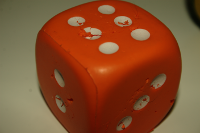
#> input picture exercise_05/images/dice.png, 200 x 133 px
$ jupyter execute --allow-errors Denoising.ipynb   (shell and % lines are left out)
#> lines starting #> are read from the running program, lines starting #| are printed output that depends on the picture; long printed decimals are rounded
### exercise_05/noise.py
"""Utility functions to add image noise."""

import numpy as np


def add_gaussian_noise(image: np.ndarray,
                       mean: float = 0,
                       sigma: float = 0.1,
                       color: bool = True) -> np.ndarray:
    """Add gaussian noise to an image.

    Args:
        image:
            Input (clean) image.
            This is expected to be a floating point image with ranges between 0 and 1.
        mean:
            Mean of gaussian distribution.
        sigma:
            standard deviation of gaussian distribution.
        color:
            Output different noise in all channels.
            If false only greyscale noise is added.

    Returns:
        Noisy image as np array.
    """
    if color:
        target_shape = image.shape
    else:
        target_shape = tuple(list(image.shape[:-1]) + [1])
    noise = np.random.normal(mean, sigma, target_shape).astype(image.dtype)

    return np.clip(image + noise, 0, 1)

### exercise_05/Denoising.ipynb
# Exercise 05 - Denoising (25 + 45 = 70 (+ 10))
In the lecture you have learned that noise is inevitable in digital imaging. In the last exercise sheet you
were asked to reduce noise in an image by averaging multiple shots of the same scene. However, averaging
multiple images of moving objects/dynamic scenes under dim lighting conditions (think of a live concert,
for example) is a delicate task. Also increasing the exposure time to gather more light is often not an option
due to motion blur. As a result, there is only a very faint signal forming the image on the sensor.
Using typical CCD or CMOS sensors, this signal can not be amplified without also amplifying noise.
Hence, denoising is an important image processing task.

There is a big variety of algorithms that reduce noise from images in a post processing step. In this
exercise you will first implement a measure to determine the Signal-to-Noise Ratio (SNR) in an image, given
the noise-free ground truth image. You will also implement a very easy, yet effective filter to remove noise
from an image, namely the so-called _Bilateral Filter_.
A more powerful approach is the _Non-Local Means Filter_. In the second part of the exercise you will be guided through a simple implementation of this filter.

## Examples
Run the following cells to see a visualization of a ground truth and noisy image pair.
The noisy image is generated by adding gaussian noise. Feel free to try any other of the ground truth images for testing later.

[cell 1]
import imageio.v2 as imageio
import matplotlib.pyplot as plt
import numpy as np
import os
from tqdm.notebook import tqdm

from noise import add_gaussian_noise

[cell 2]
# Load the ground truth image.
ground_truth_image = imageio.imread(os.path.join("images", "dice.png"))
#> ground_truth_image is the input picture: shape (133, 200, 3); mean R, G, B 133, 76.7, 44.5
# [5 lines of commented-out code are left out]

ground_truth_image = ground_truth_image.astype(np.float32) / 255.0

# Add noise to the image.
noisy_image = add_gaussian_noise(
    ground_truth_image, mean=0, sigma=0.05, color=True
)
#> in add_gaussian_noise, `return np.clip(image + noise, 0, 1)`:
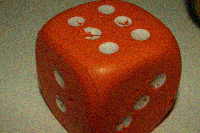
#> returned value: shape (133, 200, 3) float32; mean of channels 0, 1, 2 0.521, 0.301, 0.181; drawn as R, G, B


fig, axs = plt.subplots(1, 2, figsize=[8, 4])
axs[0].imshow((ground_truth_image * 255).astype(np.uint8))
axs[0].set_title("(a) Ground truth (noiseless) image", y=-0.2)
axs[1].imshow((noisy_image * 255).astype(np.uint8))
axs[1].set_title("(b) Noisy image", y=-0.2)

for j in range(2):
    axs[j].set_axis_off()
fig.set
fig.show()
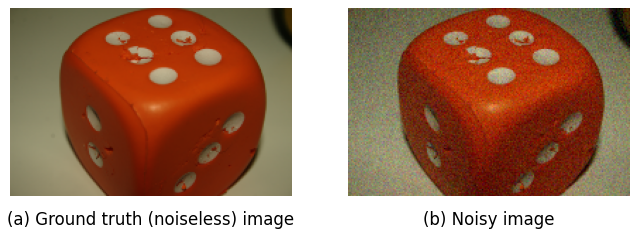
#> figure drawn by matplotlib, 2 panels

## 1. Simple Image Denoising
### a) (2)
As you heard in the lecture we can measure the noise in a signal using Mean Squared Error (MSE) and Peak Signal-to-Noise Ratio (PSNR) which is based on the MSE.
Compute both using the scikit implementation on the already loaded __ground_truth_image__ and __noisy_image__. (HINT: Scikit-image comes installed with your pipenv environment.)

[cell 3]
# Todo import and call functions from scikit-image.
# Found at https://scikit-image.org/docs/stable/api/skimage.metrics.html#module-skimage.metrics
import skimage

mse_noisy_scikit = skimage.metrics.mean_squared_error(ground_truth_image, noisy_image)
#> mse_noisy_scikit = 0.0023
psnr_noisy_scikit = skimage.metrics.peak_signal_noise_ratio(ground_truth_image, noisy_image)
#> psnr_noisy_scikit = 26.39
print("MSE scikit-image implementation: {}".format(mse_noisy_scikit))
#| MSE scikit-image implementation: 0.002296
print("PSNR scikit-image implementation: {}".format(psnr_noisy_scikit))
#| PSNR scikit-image implementation: 26.390

### b) (6)
The best (and probably only) way to reduce variance of a measurement is to average over multiple samples. This works best if you have some time and the subject does not move. Let's try it.

When executing the next cell you will load some images into an array images of shape [N, H, W, C] and some dark frames for the camera which are stored in an array dark_frames of shape [N, H, W, C] where N is the number of images, H, W the spatial dimensions and C the color channels.

Calculate the average dark frame, the average image and use the obtained dark frame to improve the quality of the averaged image.

[cell 4]
# Loading images from files
dark_frames = []
images = []
dark_path = os.path.join("images", "dark", "{}.tiff")
imgs_path = os.path.join("images", "imgs", "{}.tiff")
#> (the rest of this cell did not finish here and is left out)

[cell 5]
avg_dark_frame = np.mean(dark_frames, axis=0)  # TODO
#> avg_dark_frame = nan
avg_image = np.mean(images, axis=0)       # TODO
improved_img = avg_image - avg_dark_frame   # TODO
#> improved_img = nan

# showing result
fig, axs = plt.subplots(2, 2, figsize=[8, 4], sharex="all", sharey="all")
for ax in axs:
    for a in ax:
        a.set_axis_off()
#> (the rest of this cell did not finish here and is left out)

### c) (2)
Use a simple Gauss filter to remove noise from the noisy image and compare the PSNR value of
the result with the PSNR value of the input image. You are allowed to use the filter operations that come with either _opencv_ or _scikit-image_ this time.

HINT: Display the filtered image to verify your results visually.

[cell 6]
gauss_sigma = 1
# Todo: Apply a gaussian filter to the image.
gaussian_filtered_image = skimage.filters.gaussian(noisy_image, sigma=1, mode='nearest', cval=0, preserve_range=False, truncate=4.0)
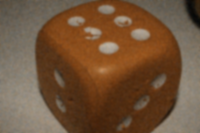
#> gaussian_filtered_image: shape (133, 200, 3) float32; mean R, G, B 0.448, 0.331, 0.23

# Todo: Compute the PSNR here.
psnr_gauss = skimage.metrics.peak_signal_noise_ratio(ground_truth_image, gaussian_filtered_image)
#> psnr_gauss = 22.25
print("PSNR gauss filter: {}".format(psnr_gauss))
#| PSNR gauss filter: 22.247
print("PSNR improvement: {}".format(psnr_gauss - psnr_noisy_scikit))
#| PSNR improvement: -4.144


fig, axes = plt.subplots(1, 2, figsize=(12, 6))

axes[0].imshow(noisy_image, cmap='gray')
axes[0].set_title('Noisy Image')
axes[0].axis('off')

axes[1].imshow(gaussian_filtered_image, cmap='gray')
axes[1].set_title('Gaussian Filtered Image')
axes[1].axis('off')

plt.show()
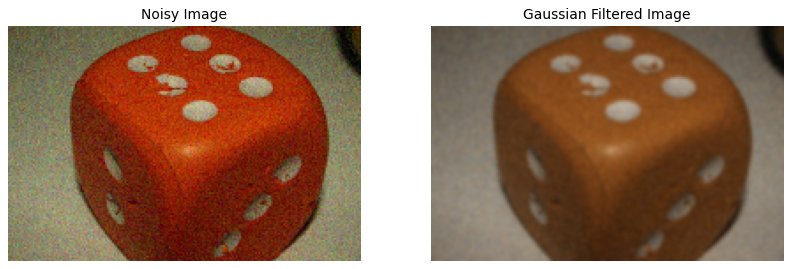
#> figure drawn by matplotlib, 2 panels

### d) (15)
Implement a function `bilateral_filter(img, sigma_s, sigma_r)` where __img__ is the noisy input image, __sigma_s__ the standard deviation for the spatial domain filter and __sigma_r__ is the standard deviation in the color domain.
Compare the result and PSNR with the result of the Gauss filter.

HINT: You might want to use a progress bar to show the progress of the filter operation. You can use _tqdm_. You can implement your own Gaussian filter or use OpenCV, for example.

[cell 7]
def bilateral_filter(img: np.ndarray, sigma_s: float, sigma_r: float) -> np.ndarray:
    """Todo

        Bilateral filter with sigma_s for the spatial gauss filtering and sigma_r
        for the gauss filter in color space.

    Args:
        img:
            Input image to be filtered.
        sigma_s:
            Standard deviation for the kernel in the spatial domain.
        sigma_r:
            Standard deviation for the kernel in the color domain.

    Returns:
        The filtered image as np array.
    """
#> called with sigma_s = 2, sigma_r = 0.15

    img_shape = img.shape
#> img_shape = (133, 200, 3)

    # Initialize output.
    out_img = np.zeros_like(img)

    return out_img

[cell 8]
# Apply the bilateral filter and compare the PSNR.
sigma_s = 2
sigma_r = 0.15

# Call your bilateral filter here.
bilateral_filtered_image = bilateral_filter(noisy_image, sigma_s, sigma_r)
#> bilateral_filtered_image: shape (133, 200, 3) float32; every value is 0
# Todo: Compute the psnr here.
psnr_bilateral = 0

print("PSNR bilateral filter: {}".format(psnr_bilateral))
print("PSNR improvement: {}".format(psnr_bilateral - psnr_noisy_scikit))
#| PSNR improvement: -26.390

## 2. Non-Local Means Filter
With the Bilateral Filter you have implemented your first non-trivial filter for image denoising. In this
exercise you will create a simple implementation of a more advanced denoising filter: The Non-Local
Means Filter (NLM filter). We use the same functions as in Exercise 1 to compare the results of the
NLM filter. The NLM filter can be vectorized and thus be implemented efficiently using numpy, however,
the vectorization is rather complicated and obscures the individual steps of the algorithm. In contrast,
our step-by-step implementation will operate pixel-wise and therefore be slow. You might want to load
the small __ground_truth_image__ (tablet_small.tiff) above for debugging purposes.

Mathematically, the NLM filter can be formulated as:
$$
\begin{align}
\hat{x}(i) = \frac{1}{C(i)}\int_{\Omega(i)}v(i)\,w(i,j) \, dj\qquad
    \text{with} \qquad
    C(i) = \int_{\Omega(i)}w(i,j) \, dj
\end{align}
$$
where $i$ is a pixel position, $\hat{x}(i)$ the filter output color intensity at that position, $v(i)$ the unfiltered pixel value at position $i$, $w(i,j)$ a weighting function and $\Omega(i)$ an area around pixel $i$, which is a subset of the entire image. Consequently, the filter output is a weighted average (mean) over the image patch $\Omega(i)$. The weighting function $w(i,j)$ computes the similarity between the pixel $i$ and $j$. The similarity is computed by comparing
a small patch around $i$ with a small patch around $j$.

### a) (15)
A crucial component of the NLM filter is the comparison of image patches.
The similarity $w(i,j)$ between two image patches $P_i$ and $P_j$ centered respectively at $i$ and $j$ is defined as
        $$w(i,j)=e^{-\frac{\|P_i - P_j\|^2}{2\sigma^2}}$$.

Implement a function `similarity_weight(patch1, patch2, sigma)` ($i$ would correspond to 1 and $j$ to 2 here) which returns the similarity between two given patches in this manner.

[cell 9]
"""Todo"""

### b) (5 + 5 + 15 + 5)
Now complete the `non_local_means_filter` function which takes the __search_r__, __similarity_r__ and, again, __sigma__ as input and output the filtered image.
1. The NLM filter considers small square-shaped patches around pixels to compute similarities between pixels. Extend the input image in such a way that even pixels on the border can be compared. (HINT: The radius of the patch is given by __similarity_r__.)
2. For a pixel at position $p = (y, x)$ extract the patch for the similarity comparison with all other pixels in the search radius.
3. Iterate over the pixels in the search radius around $p = (y, x)$ and compute the similarity of those pixels using the function from a). The pixel at position $p = (y, x)$ is also contained in this search window - however, it gets a special treatment. Instead of reporting the similarity 1 on that pixel we use the maximum similarity amongst all other pixels in the window to weight it. Use the similarity as a weight to compute the average pixel value and sum up all used weights.
4. Compute the filtered pixel value and write it to the result image. It can happen that the similarity of all pixels in the search window was zero (horrible image or wrong parameters). In that case just copy the input pixel to the result. Otherwise, normalize the computed pixel average using the summed weights according to the formula above.

[cell 10]
def non_local_means_filter(img: np.ndarray, search_r: int, similarity_r: int, sigma: float) -> np.ndarray:
    """Denoise the input using the Non Local Means algorithm.

    Args:
        img:
            Noisy input image to be denoised.
        search_r:
            Defines the radius around each pixel to seach for similar
            pixels. In theory this would be the entire image,
            but for performance reasons we limit the search to a window.
        similarity_r:
            Radius of a patch around a pixel that is used to determine
            the similarity to other pixels (patches are compared).
        sigma:
            Standard deviation for determining the similarity between
            patches (used in SimilarityWeight).

    Returns:
        Denoised image as np array.
    """
#> called with search_r = 10, similarity_r = 3, sigma = 0.1
    # Allocate output.
    out_img = np.zeros_like(img)

    # 1. Pad the input image to enable similarity comparison patches at the borders.
    # Todo


    # Start of the main loop. Using a progress bar, again.
    for y in tqdm(range(img.shape[0]), desc="NLM filtering"):
        for x in range(img.shape[1]):
            # 2. Extract patch around the pixel (y, x) for comparison.
            # This window is then used to calculate the similarity to all
            # other pixels in the search radius around this pixel.

            # Todo!

            # 3. Iterate over all pixels in the search window. Be careful not to cross
            # image boundaries.
            # * Skip the loop if the current pixel is at position (y,x).
            # * Else extract a similarity window around the pixel.
            # * Use the similarity_weight function from a) to compute the weight of the pixel.
            # * Add the weighted pixel value to the average pixel value (pixel_average)
            #   and the weight to the total pixel weight (pixel_weight)
            # * Keep track of the maximum weight that was found and use it to
            #   weight the pixel (y, x) in the end (after the iteration).

            pixel_average = np.zeros([1, 1, 3])
            pixel_weight = 0
            max_weight = 0

            # Todo...


            # 4. Write the result into the output image.

            # Todo!

    return out_img

$ run again, with exercise_05/images/flowers.png copied over exercise_05/images/dice.png
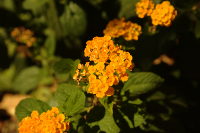
#> input picture exercise_05/images/flowers.png, 200 x 133 px
#> ground_truth_image is the input picture: shape (133, 200, 3); mean R, G, B 80, 61.8, 6.3
#> mse_noisy_scikit = 0.00194
#> psnr_noisy_scikit = 27.12
#| MSE scikit-image implementation: 0.001942
#| PSNR scikit-image implementation: 27.117
#> avg_dark_frame = nan
#> `gaussian_filtered_image = skimage.filters.gaussian(noisy_image, sigma=..`:
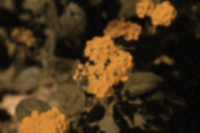
#> gaussian_filtered_image: shape (133, 200, 3) float32; mean R, G, B 0.281, 0.203, 0.104
#> psnr_gauss = 21.4
#| PSNR gauss filter: 21.397
#| PSNR improvement: -5.720
#> `plt.show()`:
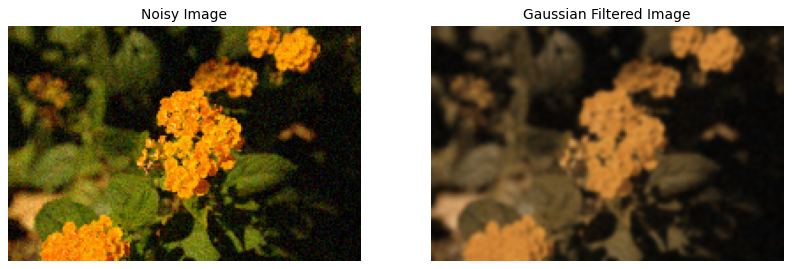
#> figure drawn by matplotlib, 2 panels
#> bilateral_filtered_image: shape (133, 200, 3) float32; every value is 0
#| PSNR improvement: -27.117
